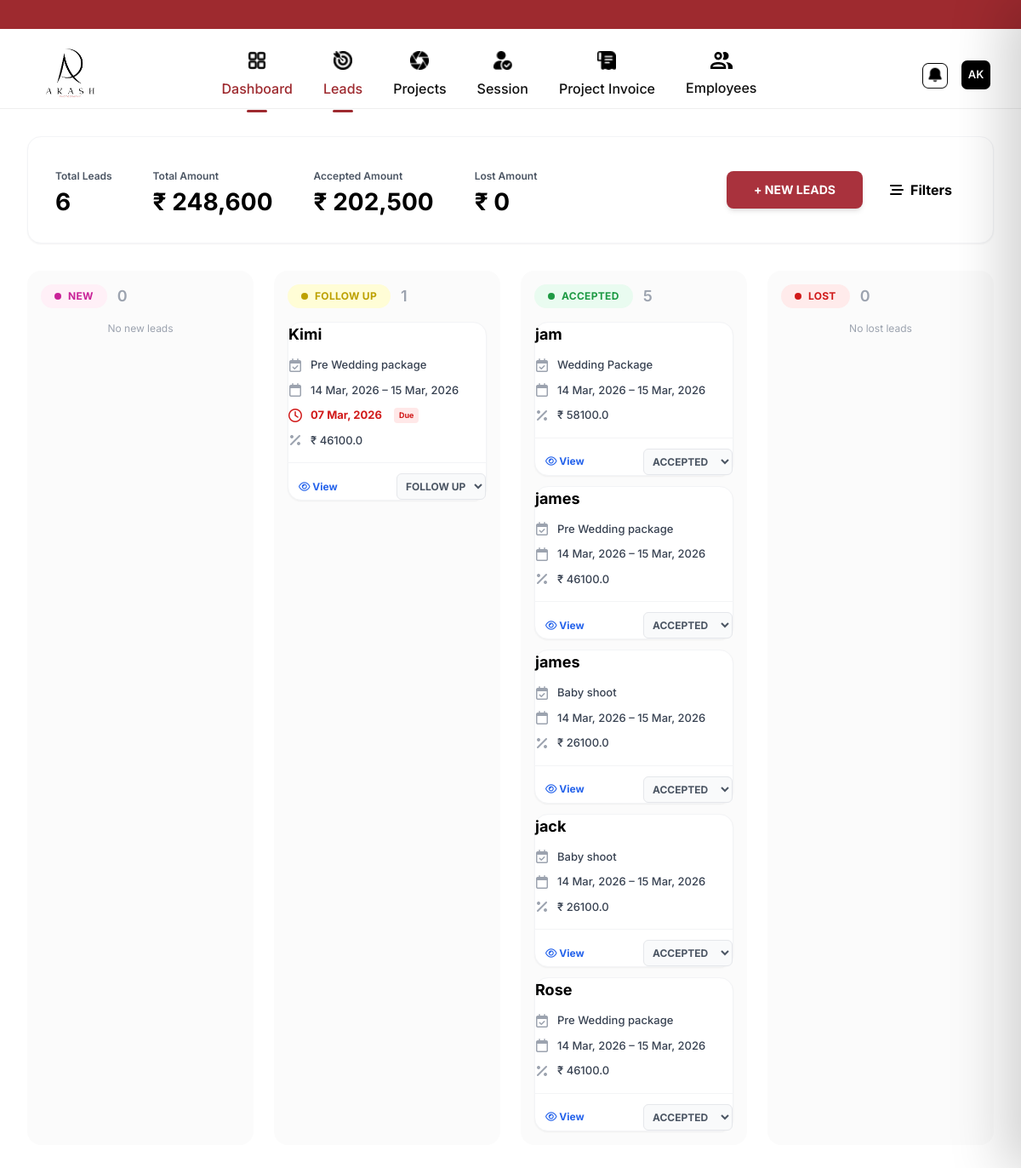
Before: / with the older database file.
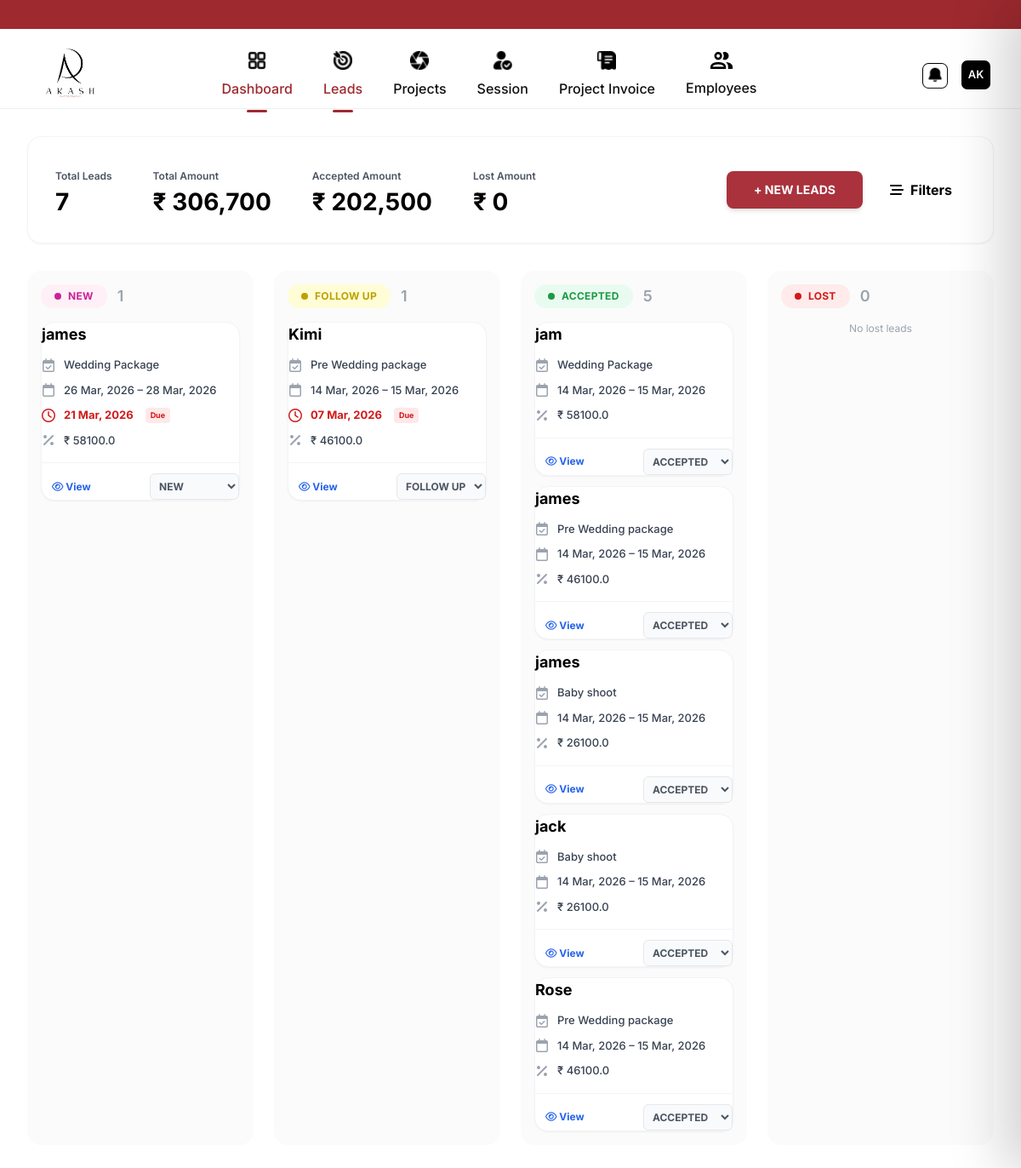
After: the same page with the newer database file.
### photography/models.py (models this page shows, shortened)
class Lead(models.Model):
    LEAD_SOURCE_CHOICES = [
        ('Website', 'Website'),
        ('Social Media', 'Social Media'),
        ('Referral', 'Referral'),
        ('Direct', 'Direct'),
        ('Other', 'Other'),
    ]
    STATUS_CHOICES = [
        ('NEW', 'NEW'),
        ('FOLLOW_UP', 'FOLLOW UP'),
        ('ACCEPTED', 'ACCEPTED'),
        ('LOST', 'LOST'),
    ]
    name = models.CharField(max_length=255)
    mobile_number = models.CharField(max_length=15)
    email = models.EmailField(blank=True, null=True)
    address = models.TextField(blank=True, null=True)
    lead_source = models.CharField(
        max_length=50,
        choices=LEAD_SOURCE_CHOICES,
        default='Other',
        blank=True,
        null=True
    )
    package = models.ForeignKey(
        'Package',
        on_delete=models.SET_NULL,
        null=True,
        blank=True
    )
    status = models.CharField(max_length=20, choices=STATUS_CHOICES, default='NEW')
    package = models.ForeignKey(Package, on_delete=models.SET_NULL, null=True, blank=True)
    project = models.ForeignKey(ProjectDetail, on_delete=models.SET_NULL, null=True, blank=True)
    follow_up_date = models.DateField(blank=True, null=True)
    created_at = models.DateTimeField(auto_now_add=True)
    updated_at = models.DateTimeField(auto_now=True)
    class Meta:
        ordering = ['-created_at']
        verbose_name = 'Lead'
        verbose_name_plural = 'Leads'

class Package(models.Model):
    package_name = models.CharField(max_length=200)
    @property
    def total_cost(self):
        total = 0.0
        for service in self.services.all():
            total += float(service.cost) * service.qty
        return total

class ProjectDetail(models.Model):
    STATUS_CHOICES = [
        ('ASSIGNED', 'To Be Assigned'),
        ('PRE', 'Pre Production'),
        ('SELECTION', 'Selection'),
        ('POST', 'Post Production'),
        ('COMPLETED', 'Completed'),
    ]
    project_name = models.CharField(max_length=255)
    mobile_number = models.CharField(max_length=15)
    project_address = models.TextField()
    start_date = models.DateField()
    end_date = models.DateField()
    status = models.CharField(max_length=20, choices=STATUS_CHOICES, default='ASSIGNED')
    assigned_employees = models.ManyToManyField('Employee', blank=True, related_name='assigned_projects')
    created_at = models.DateTimeField(auto_now_add=True)
    class Meta:
        verbose_name = "Project Detail"
        verbose_name_plural = "Project Details"

class PackageService(models.Model):
    package = models.ForeignKey(Package, on_delete=models.CASCADE, related_name="services")
    service_name = models.CharField(max_length=255)
    teams = models.ManyToManyField(Team, blank=True)
    deliverables = models.ManyToManyField(Deliverable, blank=True)
    qty = models.IntegerField(default=1)
    cost = models.FloatField(default=0)

### photography/views.py (the view)
# urls.py: 2. Add a URL to urlpatterns:  path('', views.home, name='home')
def home(request):
    today = date.today()
    Lead.objects.filter(status='NEW', follow_up_date__lte=today).update(status='FOLLOW_UP')
    all_leads = Lead.objects.all()
    def calculate_leads_total(leads_queryset):
        total = 0
        for lead in leads_queryset:
            if lead.package:
                pkg_total = lead.package.services.aggregate(
                    total=Sum(F('cost') * F('qty'))
                )['total']
                total += pkg_total or 0
        return total
    new_leads = all_leads.filter(status='NEW')
    follow_up = all_leads.filter(status='FOLLOW_UP')
    accepted = all_leads.filter(status='ACCEPTED')
    lost = all_leads.filter(status='LOST')
    context = {
        'new_leads': new_leads,
        'follow_up': follow_up,
        'accepted': accepted,
        'lost': lost,
        'total_leads': all_leads.count(),
        'total_amount': f"{calculate_leads_total(all_leads):,.0f}",
        'accepted_amount': f"{calculate_leads_total(accepted):,.0f}",
        'lost_quoted_amount': f"{calculate_leads_total(lost):,.0f}",
    }
    return render(request, 'leads.html', context)

### photography/templates/leads.html (shortened to what the changed rows need)
{% extends "base.html" %}
{% load static %}
{% block content %}
<link rel="stylesheet" href="https://cdnjs.cloudflare.com/ajax/libs/font-awesome/6.5.1/css/all.min.css"
 />
<div class="max-w-[1400px] mx-auto p-4 sm:p-6 lg:p-8">
    <div class="bg-white p-4 sm:p-6 lg:p-8 rounded-2xl flex flex-col lg:flex-row justify-between items-center gap-6 mb-8 border border-gray-100 shadow-sm">
        <div class="overview-left flex-1 lg:flex-[1.4] text-center lg:text-left w-full">
            <div class="stats flex flex-wrap justify-center lg:justify-start gap-4 sm:gap-6 lg:gap-12">
                <div class="text-center lg:text-left">
                    <span class="text-[12px] font-semibold text-gray-600 font-['Inter']">Total Leads</span>
                    <strong class="block text-2xl lg:text-[28px] mt-1">{{ total_leads|default:"0" }}</strong>
                </div>
                <div class="text-center lg:text-left">
                    <span class="text-[12px] font-semibold text-gray-600 font-['Inter']">Total Amount</span>
                    <strong class="block text-2xl lg:text-[28px] mt-1">₹ {{ total_amount|default:"0" }}</strong>
                </div>
            </div>
        </div>
    </div>
    <div class="kanban flex flex-col sm:grid sm:grid-cols-2 lg:grid-cols-4 gap-4 lg:gap-6 min-w-0">
        <div class="column flex-1 bg-[#fbfbfb] rounded-2xl p-4 min-w-0" data-status="NEW">
            <div class="column-head flex items-center gap-3 mb-4 font-['Inter']">
                <span class="bg-[#fff0f7] text-[#c92398] px-4 py-1.5 rounded-full text-xs font-bold tracking-wide flex items-center gap-2">
                    <div class="w-2 h-2 rounded-full bg-[#c92398]"></div> NEW
                </span>
                <span class="count text-lg font-semibold text-gray-400">{{ new_leads|length }}</span>
            </div>
            <div class="space-y-3 min-h-[50px] cards-container">
                {% for lead in new_leads %}
                <div class="card bg-white p-4.5 rounded-2xl border border-gray-100 shadow-sm cursor-grab hover:shadow-md transition-shadow mb-3" draggable="true" data-id="{{ lead.id }}">
                    <h4 class="font-bold text-lg text-black mb-3">{{ lead.name }}</h4>
                    <div class="space-y-2.5 text-gray-600 font-medium">
                        <div class="flex items-center gap-2.5">
                            <i class="fa-regular fa-calendar-check text-gray-400 w-4 text-center"></i>
                            <span class="text-[13px] text-gray-700">{% if lead.package %}{{ lead.package.package_name }}{% else %}No Package{% endif %}</span>
                        </div>
                        <div class="flex items-center gap-2.5">
                            <i class="fa-regular fa-calendar text-gray-400 w-4 text-center"></i>
                            <span class="text-[13px] text-gray-700">
                                {% if lead.project %}
                                    {{ lead.project.start_date|date:"d M, Y" }} – {{ lead.project.end_date|date:"d M, Y" }}
                                {% else %}
                                    Dates TBD
                                {% endif %}
                            </span>
                        </div>
                        {% if lead.follow_up_date %}
                        <div class="flex items-center gap-2.5 text-[#d11a1a]">
                            <i class="fa-regular fa-clock w-4 text-center"></i>
                            <span class="text-[13px] font-bold">{{ lead.follow_up_date|date:"d M, Y" }}</span>
                            <span class="bg-[#ffe8e8] text-[#d11a1a] text-[9px] px-1.5 py-0.5 rounded ml-1 font-bold">Due</span>
                        </div>
                        {% endif %}
                        <div class="flex items-center gap-2.5">
                            <i class="fa-solid fa-percent text-gray-400 w-4 text-center"></i>
                            <span class="text-[13px] text-gray-700">₹ {{ lead.package.total_cost|default:"0" }}</span>
                        </div>
                    </div>
                    <div class="flex justify-between items-center mt-4 border-t border-gray-100 pt-3">
                        <button type="button" onclick="openLeadDetails('{{ lead.name|escapejs }}', '{{ lead.mobile_number|escapejs }}', '{{ lead.email|default:''|escapejs }}', '{{ lead.address|default:''|escapejs }}', '{{ lead.package.id|default:'' }}', '{{ lead.project.project_name|default:''|escapejs }}')" class="text-blue-600 text-xs font-bold hover:bg-blue-50 px-3 py-1.5 rounded transition">
                            <i class="fa-regular fa-eye"></i> View
                        </button>
                        <select onchange="updateLeadStatus({{ lead.id }}, this.value)" class="text-xs border border-gray-200 rounded-md p-1.5 bg-gray-50 outline-none cursor-pointer font-bold text-gray-600">
                            <option value="NEW" {% if lead.status == 'NEW' %}selected{% endif %}>NEW</option>
                        </select>
                    </div>
                </div>
                {% empty %}
                <p class="text-xs text-gray-400 text-center mt-4">No new leads</p>
                {% endfor %}
            </div>
        </div>
        <div class="column flex-1 bg-[#fbfbfb] rounded-2xl p-4 min-w-0" data-status="FOLLOW_UP">
            <div class="space-y-3 min-h-[50px] cards-container">
                {% for lead in follow_up %}
                <div class="card bg-white p-4.5 rounded-2xl border border-gray-100 shadow-sm cursor-grab hover:shadow-md transition-shadow mb-3" draggable="true" data-id="{{ lead.id }}">
                    <h4 class="font-bold text-lg text-black mb-3">{{ lead.name }}</h4>
                    <div class="space-y-2.5 text-gray-600 font-medium">
                        <div class="flex items-center gap-2.5">
                            <i class="fa-regular fa-calendar-check text-gray-400 w-4 text-center"></i>
                            <span class="text-[13px] text-gray-700">{% if lead.package %}{{ lead.package.package_name }}{% else %}No Package{% endif %}</span>
                        </div>
                        <div class="flex items-center gap-2.5">
                            <i class="fa-regular fa-calendar text-gray-400 w-4 text-center"></i>
                            <span class="text-[13px] text-gray-700">
                                {% if lead.project %}
                                    {{ lead.project.start_date|date:"d M, Y" }} – {{ lead.project.end_date|date:"d M, Y" }}
                                {% else %}
                                    Dates TBD
                                {% endif %}
                            </span>
                        </div>
                        {% if lead.follow_up_date %}
                        <div class="flex items-center gap-2.5 text-[#d11a1a]">
                            <i class="fa-regular fa-clock w-4 text-center"></i>
                            <span class="text-[13px] font-bold">{{ lead.follow_up_date|date:"d M, Y" }}</span>
                            <span class="bg-[#ffe8e8] text-[#d11a1a] text-[9px] px-1.5 py-0.5 rounded ml-1 font-bold">Due</span>
                        </div>
                        {% endif %}
                        <div class="flex items-center gap-2.5">
                            <i class="fa-solid fa-percent text-gray-400 w-4 text-center"></i>
                            <span class="text-[13px] text-gray-700">₹ {{ lead.package.total_cost|default:"0" }}</span>
                        </div>
                    </div>
                    <div class="flex justify-between items-center mt-4 border-t border-gray-100 pt-3">
                        <button type="button" onclick="openLeadDetails('{{ lead.name|escapejs }}', '{{ lead.mobile_number|escapejs }}', '{{ lead.email|default:''|escapejs }}', '{{ lead.address|default:''|escapejs }}', '{{ lead.package.id|default:'' }}', '{{ lead.project.project_name|default:''|escapejs }}')" class="text-blue-600 text-xs font-bold hover:bg-blue-50 px-3 py-1.5 rounded transition">
                            <i class="fa-regular fa-eye"></i> View
                        </button>
                        <select onchange="updateLeadStatus({{ lead.id }}, this.value)" class="text-xs border border-gray-200 rounded-md p-1.5 bg-gray-50 outline-none cursor-pointer font-bold text-gray-600">
                            <option value="FOLLOW_UP" {% if lead.status == 'FOLLOW_UP' %}selected{% endif %}>FOLLOW UP</option>
                        </select>
                    </div>
                </div>
                {% empty %}
                <p class="text-xs text-gray-400 text-center mt-4">No follow ups</p>
                {% endfor %}
            </div>
        </div>
        <div class="column flex-1 bg-[#fbfbfb] rounded-2xl p-4 min-w-0" data-status="ACCEPTED">
            <div class="space-y-3 min-h-[50px] cards-container">
                {% for lead in accepted %}
                <div class="card bg-white p-4.5 rounded-2xl border border-gray-100 shadow-sm cursor-grab hover:shadow-md transition-shadow mb-3" draggable="true" data-id="{{ lead.id }}">
                    <h4 class="font-bold text-lg text-black mb-3">{{ lead.name }}</h4>
                    <div class="space-y-2.5 text-gray-600 font-medium">
                        <div class="flex items-center gap-2.5">
                            <i class="fa-regular fa-calendar-check text-gray-400 w-4 text-center"></i>
                            <span class="text-[13px] text-gray-700">{% if lead.package %}{{ lead.package.package_name }}{% else %}No Package{% endif %}</span>
                        </div>
                        <div class="flex items-center gap-2.5">
                            <i class="fa-regular fa-calendar text-gray-400 w-4 text-center"></i>
                            <span class="text-[13px] text-gray-700">
                                {% if lead.project %}
                                    {{ lead.project.start_date|date:"d M, Y" }} – {{ lead.project.end_date|date:"d M, Y" }}
                                {% else %}
                                    Dates TBD
                                {% endif %}
                            </span>
                        </div>
                        <div class="flex items-center gap-2.5">
                            <i class="fa-solid fa-percent text-gray-400 w-4 text-center"></i>
                            <span class="text-[13px] text-gray-700">₹ {{ lead.package.total_cost|default:"0" }}</span>
                        </div>
                    </div>
                    <div class="flex justify-between items-center mt-4 border-t border-gray-100 pt-3">
                        <button type="button" onclick="openLeadDetails('{{ lead.name|escapejs }}', '{{ lead.mobile_number|escapejs }}', '{{ lead.email|default:''|escapejs }}', '{{ lead.address|default:''|escapejs }}', '{{ lead.package.id|default:'' }}', '{{ lead.project.project_name|default:''|escapejs }}')" class="text-blue-600 text-xs font-bold hover:bg-blue-50 px-3 py-1.5 rounded transition">
                            <i class="fa-regular fa-eye"></i> View
                        </button>
                        <select onchange="updateLeadStatus({{ lead.id }}, this.value)" class="text-xs border border-gray-200 rounded-md p-1.5 bg-gray-50 outline-none cursor-pointer font-bold text-gray-600">
                            <option value="ACCEPTED" {% if lead.status == 'ACCEPTED' %}selected{% endif %}>ACCEPTED</option>
                        </select>
                    </div>
                </div>
                {% empty %}
                <p class="text-xs text-gray-400 text-center mt-4">No accepted leads</p>
                {% endfor %}
            </div>
        </div>
    </div>
</div>
{% endblock %}

Changed rows visible on the page:
added Lead: name "james", package.package_name "Wedding Package", project.start_date "26 Mar, 2026", project.end_date "28 Mar, 2026", follow_up_date "21 Mar, 2026", package.total_cost "58100.0", status+id "NEW"
Other visible differences:
{{ total_leads|default:"0" }}: "6" → "7"
{{ total_amount|default:"0" }}: "248,600" → "306,700"
{{ new_leads|length }}: "0" → "1"
text no longer shown: "No new leads"
